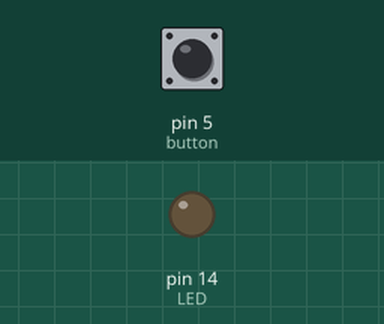
A sketch run on a simulated Arduino Uno, built with avr-gcc and run on an emulated ATmega328P. On the bench: output pins drawn as LEDs (lit = HIGH). The test bench sets the inputs (shaded band); at power-on: pin 5 (button) HIGH.

Above: at 1.2 s.
1.3 s: pin 5 (button) pulled LOW for 0.15 s
At 1.37 s:
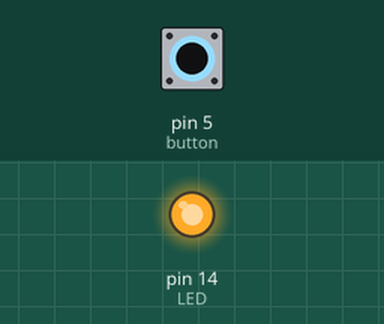
2.9 s: pin 5 (button) pulled LOW for 3.2 s
At 7.5 s:
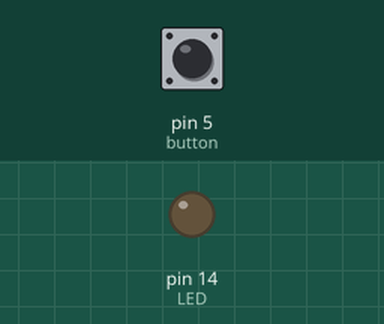
Timing chart, 0 to 9.0 s (numbered marks = the images above; inputs shaded):
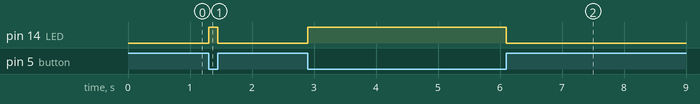

The sketch:

buttonLED.ino
```cpp
int button = 5;//D1
int LED = 14;//D5
void setup()
{
  pinMode(button,INPUT_PULLUP);//设定为上拉
  pinMode(LED, OUTPUT);//设定输出
  digitalWrite(LED, 0);//初始低电平
}

void loop()
{
  if(digitalRead(button)==0)
  {
  digitalWrite(LED,1);
  }
  else
    {
    digitalWrite(LED, 0);
    }
}
```

Measured:
- after the input at 1.3 s, pin 14 (LED): LOW → HIGH at once, → LOW 0.15 s later
- after the input at 2.9 s, pin 14 (LED): LOW → HIGH at once, → LOW 3.2 s later
